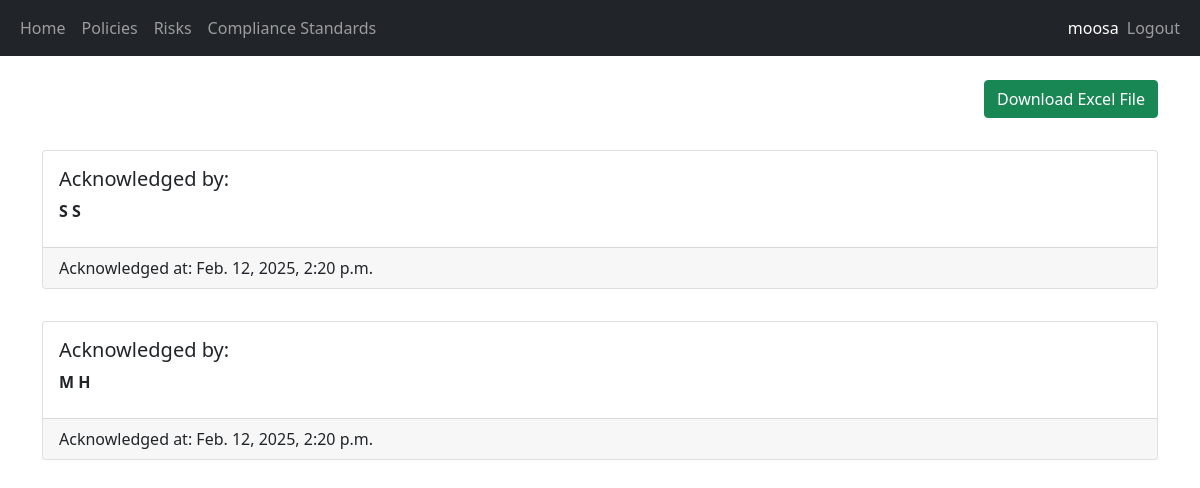
Before: /policy/31/policy-acknowledgment-list (signed in) with the older database file.
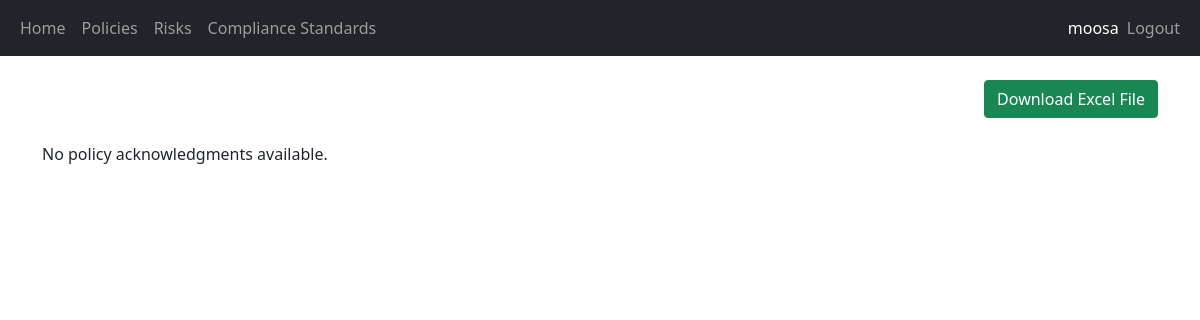
After: the same page with the newer database file.
### security/models.py (models this page shows)
class PolicyAcknowledgment(models.Model):
    policy = models.ForeignKey(Policy, on_delete=models.CASCADE)
    user = models.ForeignKey(User, on_delete=models.CASCADE)
    acknowledged_at = models.DateTimeField(auto_now_add=True)

### security/views.py (the view)
# urls.py: path('policy/<int:pk>/policy-acknowledgment-list', views.view_policy_acknowledgments, name='view_policy_acknowledgments'),
@login_required(login_url="/login")
@permission_required("security.view_policyacknowledgment", login_url="/access-denied")
def view_policy_acknowledgments(request, pk):
    policy_acknowledgments = PolicyAcknowledgment.objects.filter(policy = pk).order_by('-acknowledged_at')
    return render(request, 'security/list_related_policy_acknowledgment.html', {"policy_acknowledgments": policy_acknowledgments, "policy": Policy.objects.filter(id=pk).first()})

### security/templates/security/list_related_policy_acknowledgment.html (shortened to what this page needs)
{% extends 'main/base.html' %}
{% block content %}
<div class="text-end">
    <a class="btn btn-success" href="{% url 'download_ack_report' policy.pk %}">Download Excel File</a>
</div>
<br/>
{% for policy_acknowledgment in policy_acknowledgments %}
<div class="card mt-2">
    <div class="card-body d-flex flex-row justify-content-between">
        <div class="card-title">
            <h5>Acknowledged by:</h5>
            <strong>{{ policy_acknowledgment.user.first_name }} {{ policy_acknowledgment.user.last_name }}</strong>
        </div>
    </div>
    <div class="card-footer">Acknowledged at: {{ policy_acknowledgment.acknowledged_at }}</div>
</div>
<br/>
{% empty %}
<p>No policy acknowledgments available.</p>
{% endfor %}
{% endblock %}

Changed rows visible on the page:
removed PolicyAcknowledgment: user.first_name "S", user.last_name "S", acknowledged_at "Feb. 12, 2025, 2:20 p.m."
removed PolicyAcknowledgment: user.first_name "M", user.last_name "H", acknowledged_at "Feb. 12, 2025, 2:20 p.m."
Other visible differences:
text now shown: "No policy acknowledgments available."
